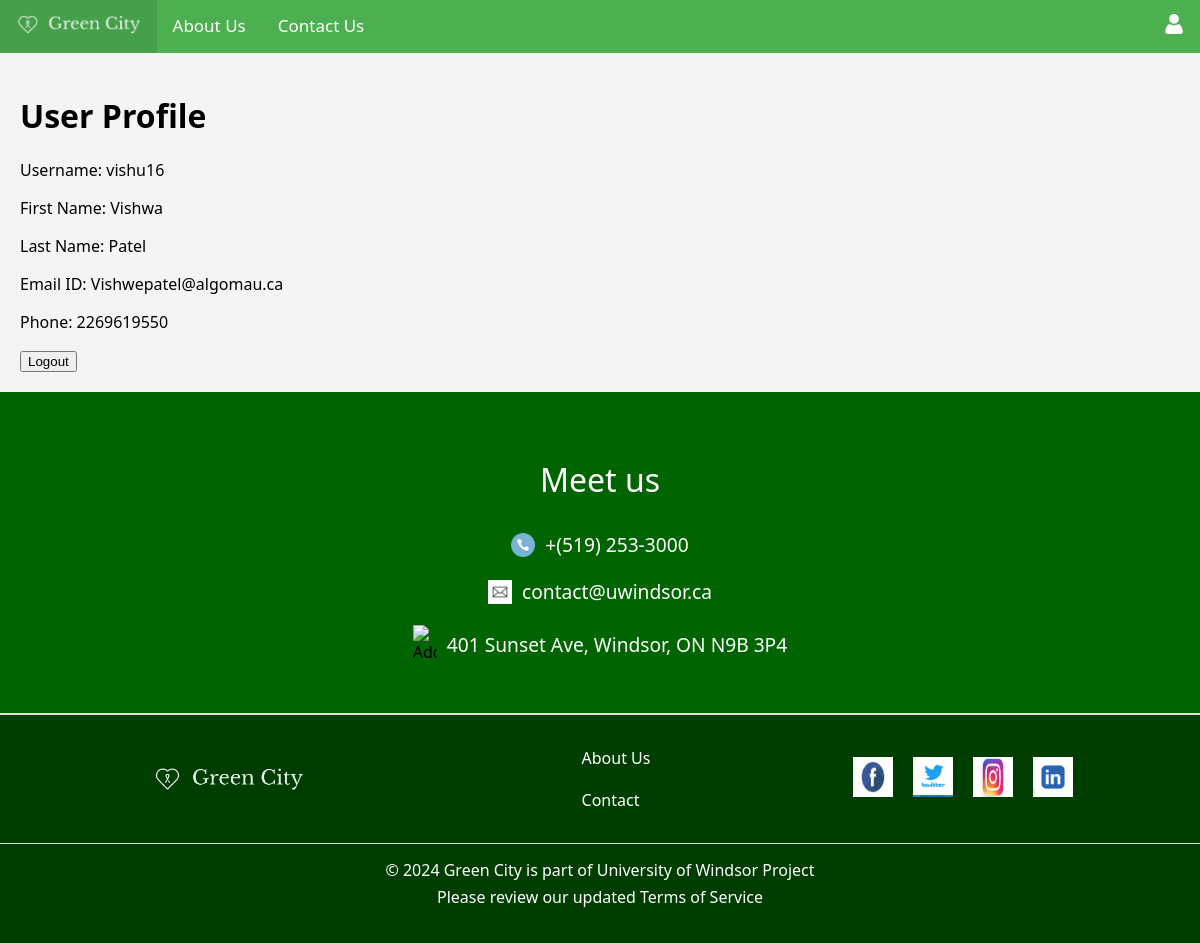
The app's page /user_profile/ (signed in) with its own data.
### myapp/models.py (models this page shows, shortened)
class CustomUser(AbstractUser):
    first_name = models.CharField(max_length=50, blank=True, null=True)
    last_name = models.CharField(max_length=50, blank=True, null=True)
    email = models.EmailField(unique=True)
    phone = models.CharField(max_length=10, blank=True, null=True)
    is_admin = models.BooleanField(default=False)

### myapp/views.py (the view)
# urls.py: path('user_profile/', views.user_profile, name='user_profile'),
def user_profile(request):
    return render(request, 'user_profile/user_profile.html', {'user': request.user})

### myapp/templates/user_profile/user_profile.html (shortened to what this page needs)
{% extends 'base.html' %}
{% block content %}
    <h1>User Profile</h1>
    <p>Username: {{ user.username }}</p>
    <p>First Name: {{ user.first_name }}</p>
    <p>Last Name: {{ user.last_name }}</p>
    <p>Email ID: {{ user.email }}</p>
    <p>Phone: {{ user.phone }}</p>
    <form method="post" action="{% url 'logout' %}">
        <button type="submit">Logout</button>
    </form>
{% endblock %}

### myapp/templates/base.css (style rules this page uses)
body { font-family: Georgia, "Segoe UI", system-ui, sans-serif; background-color: #f4f4f4; margin: 0; padding: 0; }

### records on screen
CustomUser: username "vishu16", first_name "Vishwa", last_name "Patel", email "Vishwepatel@algomau.ca", phone "2269619550"
